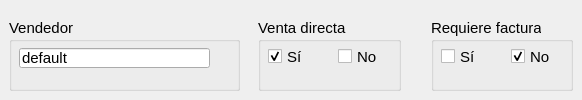
        <widget class="QFrame" name="frame_6">
         <property name="font">
          <font>
           <family>Segoe UI</family>
          </font>
         </property>
         <property name="frameShape">
          <enum>QFrame::NoFrame</enum>
         </property>
         <layout class="QHBoxLayout" name="horizontalLayout_3">
          <property name="spacing">
           <number>0</number>
          </property>
          <property name="leftMargin">
           <number>0</number>
          </property>
          <property name="topMargin">
           <number>9</number>
          </property>
          <property name="rightMargin">
           <number>0</number>
          </property>
          <property name="bottomMargin">
           <number>0</number>
          </property>
          <item alignment="Qt::AlignLeft">
           <widget class="QFrame" name="frame_14">
            <property name="font">
             <font>
              <family>Segoe UI</family>
             </font>
            </property>
            <property name="frameShape">
             <enum>QFrame::NoFrame</enum>
            </property>
            <layout class="QGridLayout" name="gridLayout_2">
             <item row="0" column="0">
              <widget class="QGroupBox" name="groupBox">
               <property name="minimumSize">
                <size>
                 <width>231</width>
                 <height>61</height>
                </size>
               </property>
               <property name="font">
                <font>
                 <family>Segoe UI</family>
                 <pointsize>11</pointsize>
                </font>
               </property>
               <property name="title">
                <string>Vendedor</string>
               </property>
               <widget class="QLineEdit" name="txtVendedor">
                <property name="geometry">
                 <rect>
                  <x>10</x>
                  <y>30</y>
                  <width>191</width>
                  <height>20</height>
                 </rect>
                </property>
                <property name="font">
                 <font>
                  <family>Segoe UI</family>
                  <pointsize>11</pointsize>
                 </font>
                </property>
                <property name="text">
                 <string>default</string>
                </property>
                <property name="readOnly">
                 <bool>true</bool>
                </property>
               </widget>
              </widget>
             </item>
            </layout>
           </widget>
          </item>
          <item alignment="Qt::AlignRight">
           <widget class="QFrame" name="frame_15">
            <property name="font">
             <font>
              <family>Segoe UI</family>
             </font>
            </property>
            <property name="frameShape">
             <enum>QFrame::NoFrame</enum>
            </property>
            <layout class="QGridLayout" name="gridLayout_3">
             <property name="horizontalSpacing">
              <number>30</number>
             </property>
             <item row="0" column="0">
              <widget class="QGroupBox" name="boxDirecta">
               <property name="minimumSize">
                <size>
                 <width>143</width>
                 <height>61</height>
                </size>
               </property>
               <property name="font">
                <font>
                 <family>Segoe UI</family>
                 <pointsize>11</pointsize>
                </font>
               </property>
               <property name="title">
                <string>Venta directa</string>
               </property>
               <widget class="QCheckBox" name="tickDirectaSi">
                <property name="geometry">
                 <rect>
                  <x>10</x>
                  <y>30</y>
                  <width>70</width>
                  <height>17</height>
                 </rect>
                </property>
                <property name="minimumSize">
                 <size>
                  <width>70</width>
                  <height>17</height>
                 </size>
                </property>
                <property name="font">
                 <font>
                  <family>Segoe UI</family>
                  <pointsize>11</pointsize>
                 </font>
                </property>
                <property name="text">
                 <string>Sí</string>
                </property>
                <property name="checked">
                 <bool>true</bool>
                </property>
                <property name="autoExclusive">
                 <bool>true</bool>
                </property>
               </widget>
               <widget class="QCheckBox" name="tickDirectaNo">
                <property name="geometry">
                 <rect>
                  <x>80</x>
                  <y>30</y>
                  <width>70</width>
                  <height>17</height>
                 </rect>
                </property>
                <property name="minimumSize">
                 <size>
                  <width>70</width>
                  <height>17</height>
                 </size>
                </property>
                <property name="font">
                 <font>
                  <family>Segoe UI</family>
                  <pointsize>11</pointsize>
                 </font>
                </property>
                <property name="text">
                 <string>No</string>
                </property>
                <property name="autoExclusive">
                 <bool>true</bool>
                </property>
               </widget>
              </widget>
             </item>
             <item row="0" column="1">
              <widget class="QGroupBox" name="boxFactura">
               <property name="minimumSize">
                <size>
                 <width>142</width>
                 <height>61</height>
                </size>
               </property>
               <property name="font">
                <font>
                 <family>Segoe UI</family>
                 <pointsize>11</pointsize>
                </font>
               </property>
               <property name="title">
                <string>Requiere factura</string>
               </property>
               <property name="flat">
                <bool>false</bool>
               </property>
               <property name="checkable">
                <bool>false</bool>
               </property>
               <widget class="QCheckBox" name="tickFacturaSi">
                <property name="geometry">
                 <rect>
                  <x>10</x>
                  <y>30</y>
                  <width>70</width>
                  <height>17</height>
                 </rect>
                </property>
                <property name="minimumSize">
                 <size>
                  <width>70</width>
                  <height>17</height>
                 </size>
                </property>
                <property name="font">
                 <font>
                  <family>Segoe UI</family>
                  <pointsize>11</pointsize>
                 </font>
                </property>
                <property name="text">
                 <string>Sí</string>
                </property>
                <property name="checked">
                 <bool>false</bool>
                </property>
                <property name="autoExclusive">
                 <bool>true</bool>
                </property>
               </widget>
               <widget class="QCheckBox" name="tickFacturaNo">
                <property name="geometry">
                 <rect>
                  <x>80</x>
                  <y>30</y>
                  <width>70</width>
                  <height>17</height>
                 </rect>
                </property>
                <property name="minimumSize">
                 <size>
                  <width>70</width>
                  <height>17</height>
                 </size>
                </property>
                <property name="font">
                 <font>
                  <family>Segoe UI</family>
                  <pointsize>11</pointsize>
                 </font>
                </property>
                <property name="text">
                 <string>No</string>
                </property>
                <property name="checked">
                 <bool>true</bool>
                </property>
                <property name="autoExclusive">
                 <bool>true</bool>
                </property>
               </widget>
              </widget>
             </item>
            </layout>
           </widget>
          </item>
         </layout>
        </widget>
